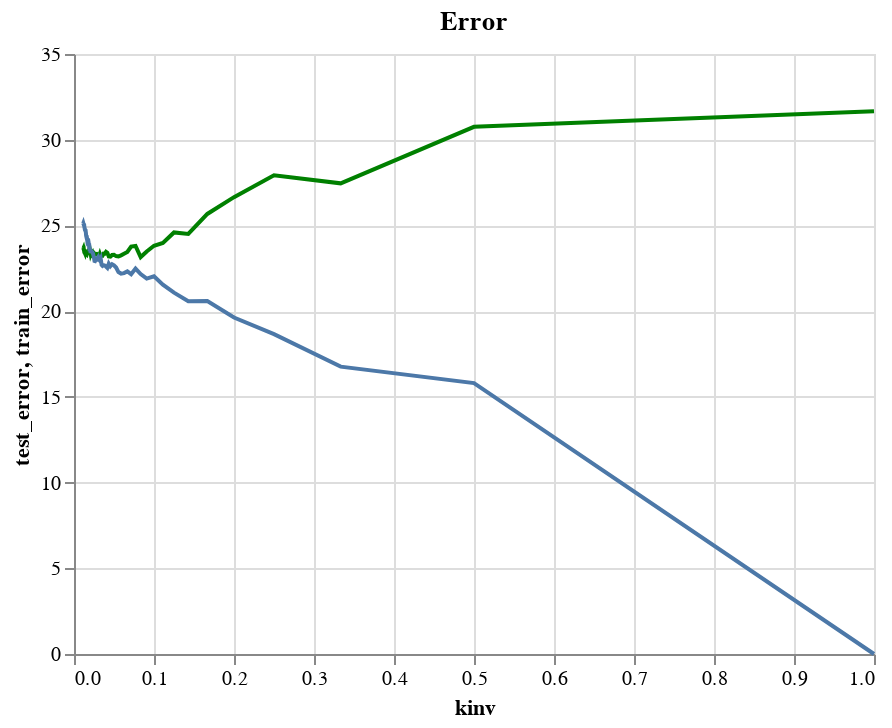

Here is the notebook cell this chart was saved with:
### Code cell
K_regtest+K_regtrain

### Figure 1 — Vega-Lite specification as saved in the notebook (floating-point values rounded to 4 significant figures)
{"config": {"view": {"continuousWidth": 400, "continuousHeight": 300}}, "layer": [{"mark": {"type": "line", "color": "green"}, "encoding": {"x": {"type": "quantitative", "field": "kinv"}, "y": {"type": "quantitative", "field": "test_error"}}}, {"mark": "line", "encoding": {"x": {"type": "quantitative", "field": "kinv"}, "y": {"type": "quantitative", "field": "train_error"}}, "title": "Error"}], "data": {"name": "data-45f6f9d1fcc1403c71931e3bc0487e55"}, "$schema": "https://vega.github.io/schema/vega-lite/v4.8.1.json", "datasets": {"data-45f6f9d1fcc1403c71931e3bc0487e55": [{"k": 1, "train_error": 0.0, "test_error": 31.67, "kinv": 1.0}, {"k": 2, "train_error": 15.8, "test_error": 30.75, "kinv": 0.5}, {"k": 3, "train_error": 16.76, "test_error": 27.46, "kinv": 0.3333}, {"k": 4, "train_error": 18.66, "test_error": 27.92, "kinv": 0.25}, {"k": 5, "train_error": 19.63, "test_error": 26.65, "kinv": 0.2}, {"k": 6, "train_error": 20.6, "test_error": 25.67, "kinv": 0.1667}, {"k": 7, "train_error": 20.58, "test_error": 24.5, "kinv": 0.1429}, {"k": 8, "train_error": 21.08, "test_error": 24.59, "kinv": 0.125}, {"k": 9, "train_error": 21.54, "test_error": 23.98, "kinv": 0.1111}, {"k": 10, "train_error": 22.03, "test_error": 23.81, "kinv": 0.1}, {"k": 11, "train_error": 21.9, "test_error": 23.48, "kinv": 0.09091}, {"k": 12, "train_error": 22.16, "test_error": 23.16, "kinv": 0.08333}, {"k": 13, "train_error": 22.49, "test_error": 23.8, "kinv": 0.07692}, {"k": 14, "train_error": 22.15, "test_error": 23.76, "kinv": 0.07143}, {"k": 15, "train_error": 22.31, "test_error": 23.45, "kinv": 0.06667}, {"k": 16, "train_error": 22.22, "test_error": 23.35, "kinv": 0.0625}, {"k": 17, "train_error": 22.19, "test_error": 23.25, "kinv": 0.05882}, {"k": 18, "train_error": 22.28, "test_error": 23.2, "kinv": 0.05556}, {"k": 19, "train_error": 22.55, "test_error": 23.21, "kinv": 0.05263}, {"k": 20, "train_error": 22.67, "test_error": 23.28, "kinv": 0.05}, {"k": 21, "train_error": 22.74, "test_error": 23.27, "kinv": 0.04762}, {"k": 22, "train_error": 22.62, "test_error": 23.17, "kinv": 0.04545}, {"k": 23, "train_error": 22.77, "test_error": 23.19, "kinv": 0.04348}, {"k": 24, "train_error": 22.52, "test_error": 23.41, "kinv": 0.04167}, {"k": 25, "train_error": 22.6, "test_error": 23.46, "kinv": 0.04}, {"k": 26, "train_error": 22.66, "test_error": 23.35, "kinv": 0.03846}, {"k": 27, "train_error": 22.68, "test_error": 23.35, "kinv": 0.03704}, {"k": 28, "train_error": 22.64, "test_error": 23.24, "kinv": 0.03571}, {"k": 29, "train_error": 22.7, "test_error": 23.26, "kinv": 0.03448}, {"k": 30, "train_error": 23.07, "test_error": 23.18, "kinv": 0.03333}, {"k": 31, "train_error": 22.97, "test_error": 23.33, "kinv": 0.03226}, {"k": 32, "train_error": 23.04, "test_error": 23.19, "kinv": 0.03125}, {"k": 33, "train_error": 23.16, "test_error": 23.26, "kinv": 0.0303}, {"k": 34, "train_error": 23.09, "test_error": 23.31, "kinv": 0.02941}, {"k": 35, "train_error": 23.0, "test_error": 23.33, "kinv": 0.02857}, {"k": 36, "train_error": 22.99, "test_error": 23.32, "kinv": 0.02778}, {"k": 37, "train_error": 22.99, "test_error": 23.32, "kinv": 0.02703}, {"k": 38, "train_error": 22.92, "test_error": 23.31, "kinv": 0.02632}, {"k": 39, "train_error": 22.93, "test_error": 23.34, "kinv": 0.02564}, {"k": 40, "train_error": 23.11, "test_error": 23.39, "kinv": 0.025}, {"k": 41, "train_error": 23.23, "test_error": 23.42, "kinv": 0.02439}, {"k": 42, "train_error": 23.34, "test_error": 23.34, "kinv": 0.02381}, {"k": 43, "train_error": 23.4, "test_error": 23.32, "kinv": 0.02326}, {"k": 44, "train_error": 23.44, "test_error": 23.44, "kinv": 0.02273}, {"k": 45, "train_error": 23.47, "test_error": 23.41, "kinv": 0.02222}, {"k": 46, "train_error": 23.47, "test_error": 23.36, "kinv": 0.02174}, {"k": 47, "train_error": 23.48, "test_error": 23.39, "kinv": 0.02128}, {"k": 48, "train_error": 23.4, "test_error": 23.33, "kinv": 0.02083}, {"k": 49, "train_error": 23.51, "test_error": 23.44, "kinv": 0.02041}, {"k": 50, "train_error": 23.55, "test_error": 23.39, "kinv": 0.02}, {"k": 51, "train_error": 23.67, "test_error": 23.38, "kinv": 0.01961}, {"k": 52, "train_error": 23.76, "test_error": 23.39, "kinv": 0.01923}, {"k": 53, "train_error": 23.95, "test_error": 23.47, "kinv": 0.01887}, {"k": 54, "train_error": 23.91, "test_error": 23.49, "kinv": 0.01852}, {"k": 55, "train_error": 24.03, "test_error": 23.44, "kinv": 0.01818}, {"k": 56, "train_error": 24.12, "test_error": 23.42, "kinv": 0.01786}, {"k": 57, "train_error": 24.12, "test_error": 23.48, "kinv": 0.01754}, {"k": 58, "train_error": 24.08, "test_error": 23.42, "kinv": 0.01724}, {"k": 59, "train_error": 24.11, "test_error": 23.4, "kinv": 0.01695}, {"k": 60, "train_error": 24.09, "test_error": 23.41, "kinv": 0.01667}, {"k": 61, "train_error": 24.19, "test_error": 23.37, "kinv": 0.01639}, {"k": 62, "train_error": 24.3, "test_error": 23.38, "kinv": 0.01613}, {"k": 63, "train_error": 24.37, "test_error": 23.32, "kinv": 0.01587}, {"k": 64, "train_error": 24.38, "test_error": 23.34, "kinv": 0.01562}, {"k": 65, "train_error": 24.36, "test_error": 23.37, "kinv": 0.01538}, {"k": 66, "train_error": 24.41, "test_error": 23.36, "kinv": 0.01515}, {"k": 67, "train_error": 24.54, "test_error": 23.35, "kinv": 0.01493}, {"k": 68, "train_error": 24.63, "test_error": 23.35, "kinv": 0.01471}, {"k": 69, "train_error": 24.72, "test_error": 23.39, "kinv": 0.01449}, {"k": 70, "train_error": 24.76, "test_error": 23.39, "kinv": 0.01429}, {"k": 71, "train_error": 24.7, "test_error": 23.35, "kinv": 0.01408}, {"k": 72, "train_error": 24.72, "test_error": 23.42, "kinv": 0.01389}, {"k": 73, "train_error": 24.74, "test_error": 23.37, "kinv": 0.0137}, {"k": 74, "train_error": 24.79, "test_error": 23.39, "kinv": 0.01351}, {"k": 75, "train_error": 24.82, "test_error": 23.41, "kinv": 0.01333}, {"k": 76, "train_error": 24.89, "test_error": 23.45, "kinv": 0.01316}, {"k": 77, "train_error": 24.9, "test_error": 23.51, "kinv": 0.01299}, {"k": 78, "train_error": 24.97, "test_error": 23.55, "kinv": 0.01282}, {"k": 79, "train_error": 25.04, "test_error": 23.55, "kinv": 0.01266}, {"k": 80, "train_error": 25.05, "test_error": 23.55, "kinv": 0.0125}, {"k": 81, "train_error": 25.05, "test_error": 23.59, "kinv": 0.01235}, {"k": 82, "train_error": 25.04, "test_error": 23.66, "kinv": 0.0122}, {"k": 83, "train_error": 25.06, "test_error": 23.65, "kinv": 0.01205}, {"k": 84, "train_error": 25.08, "test_error": 23.68, "kinv": 0.0119}, {"k": 85, "train_error": 25.11, "test_error": 23.67, "kinv": 0.01176}, {"k": 86, "train_error": 25.13, "test_error": 23.69, "kinv": 0.01163}, {"k": 87, "train_error": 25.11, "test_error": 23.7, "kinv": 0.01149}]}}
